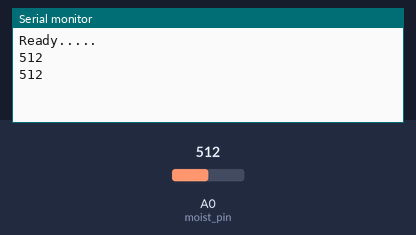
Simulated run of this sketch. Board: Arduino Uno, built with avr-gcc and run on an emulated ATmega328P. On the bench: the last lines printed to the serial monitor. The inputs (shaded band) are chosen by the test bench; at power-on: A0 (moist_pin) = 512.

Above: at 1.2 s.
1.3 s: A0 (moist_pin) set to 716
At 2.6 s:
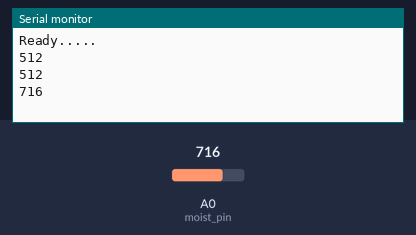
2.8 s: A0 (moist_pin) set to 900
At 3.9 s:
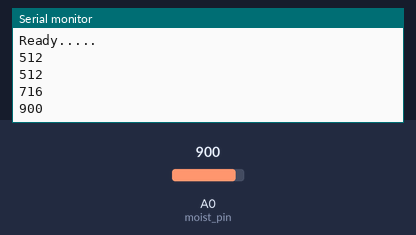
Timing chart, 0 to 5.8 s (numbered marks = the images above; inputs shaded):
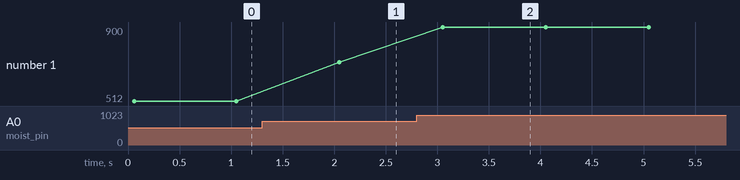

The sketch:

moisture_sensor_calibration.ino
```cpp
/***************************************************
 * Test code for capacitive soil moisture sensor
 *
 * Arduino UNO
 * Capacitive soil moisture sensor
 *
 * Sensor GND (Black)     -----> GND
 * Sensor VCC (Red)       -----> 3.3V
 * Sensor AOUT (Yellow)   -----> AO
 *
 * Code to calibrate soil moisture sensor
 *
 * 2022-08-13
 ****************************************************/


#define moist_pin A0    // Moisture sensor analog pin definition

void setup()
{
  Serial.begin(9600);
  delay(50);
  Serial.println("Ready.....");
}

void loop()
{
  int moist_value = analogRead(moist_pin); // read the analog value from sensor

  Serial.println(moist_value);
  delay(1000);
}
```

Measured:
- after the input at 1.3 s, the serial monitor: prints a new line after 0.75 s (image 1)
- after the input at 2.8 s, the serial monitor: prints a new line after 0.25 s (image 2)
- plotted number 1: 512 → 716 after the input at 1.3 s, 716 → 900 after the input at 2.8 s
